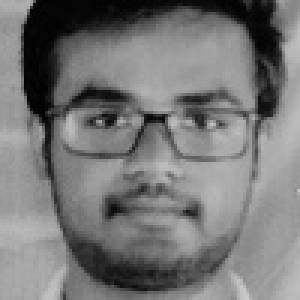
#> input picture SmartAttendanceSystem/data/faces/IMG_20190919_142007 2.jpg, 100 x 100 px (shown 3 times larger)
$ python -i face_recognition.py   (imports and definitions only)
#> lines starting #> are read from the running program, lines starting #| are printed output that depends on the picture
import cv2
import numpy as np
import os

face_cascade = cv2.CascadeClassifier('models/haarcascade_frontalface_default.xml')

def add_face(image_path):
    image = cv2.imread(image_path)
#> image is the input picture: shape (100, 100, 3); min 1, max 202, mean 118.5
    gray = cv2.cvtColor(image, cv2.COLOR_BGR2GRAY)
    faces = face_cascade.detectMultiScale(gray, scaleFactor=1.1, minNeighbors=5)
#> faces = [[8, 7, 82, 82]]

    for (x, y, w, h) in faces:
        face = gray[y:y+h, x:x+w]
        resized_face = cv2.resize(face, (100, 100))
        cv2.imwrite(image_path, resized_face)
#> this loop made 1 pass
#> pass 1, in add_face, `face = gray[y:y+h, x:x+w]`:
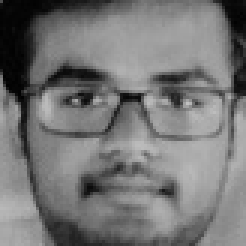
#> face: shape (82, 82) (shown 3 times larger); min 1, max 193, mean 117.8
#> pass 1, in add_face, `resized_face = cv2.resize(face, (100, 100))`:
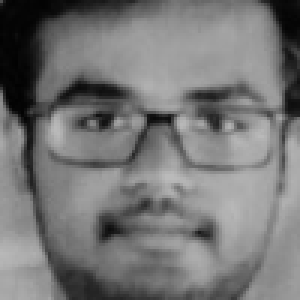
#> resized_face: shape (100, 100) (shown 3 times larger); min 2, max 186, mean 117.6

>>> result = add_face('../../data/faces/IMG_20190919_142007 2.jpg')
